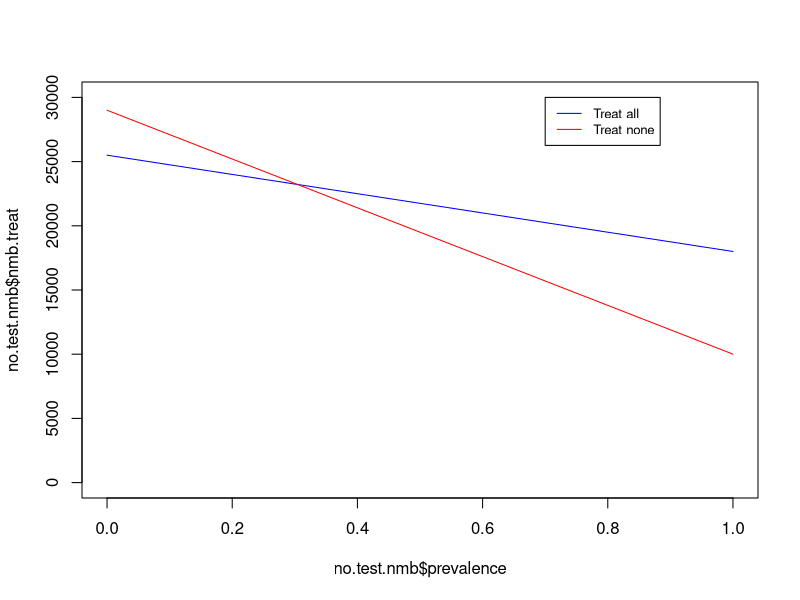
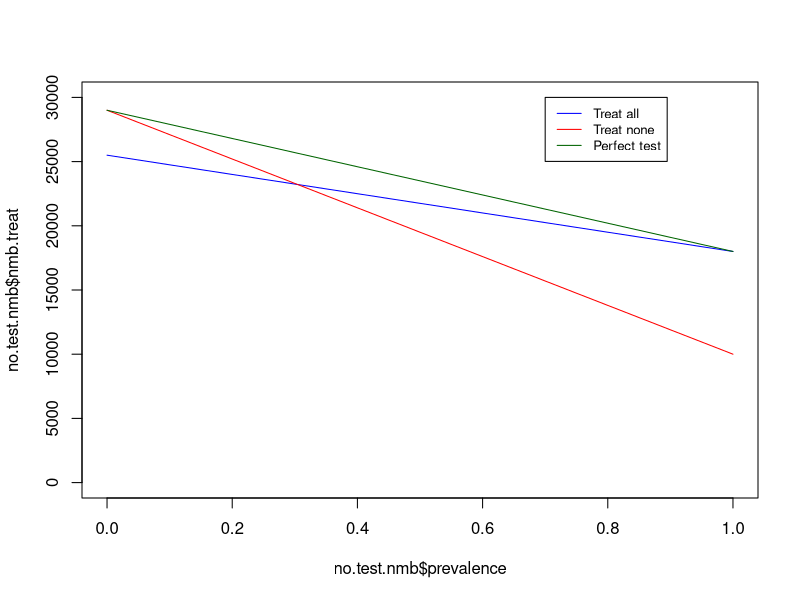
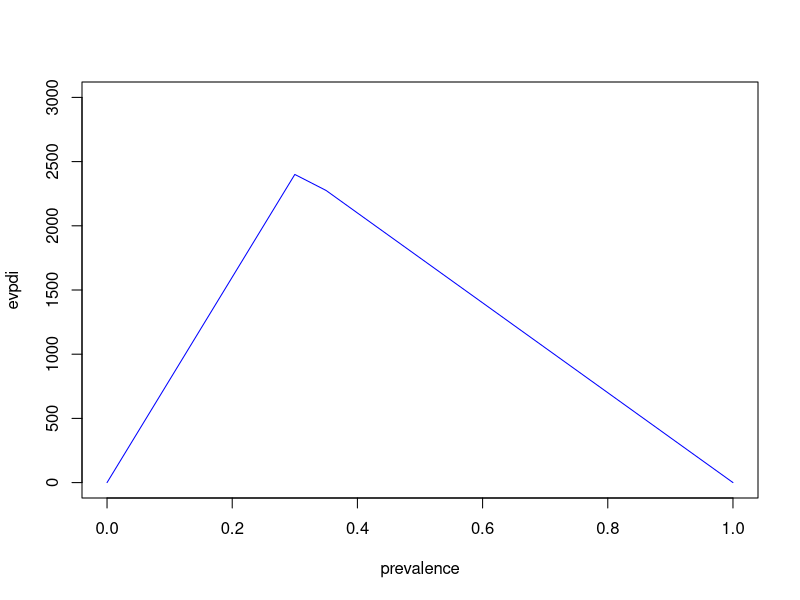
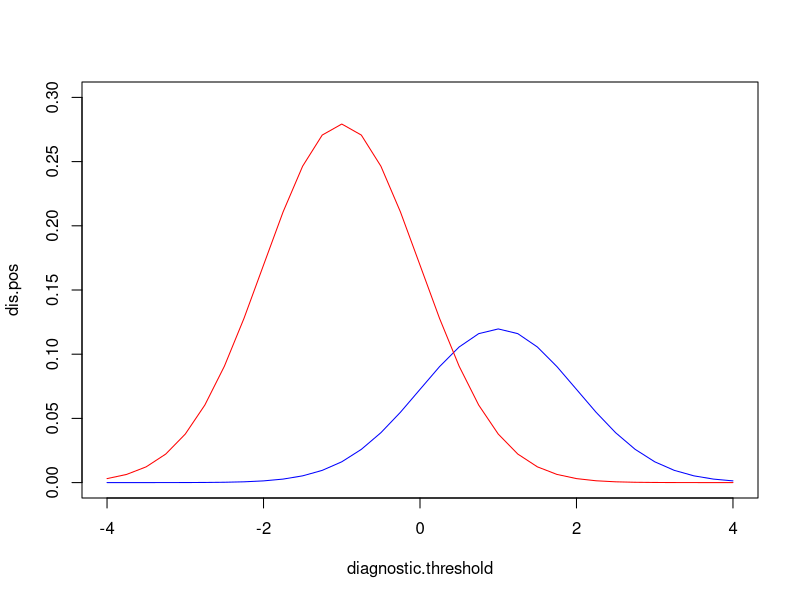
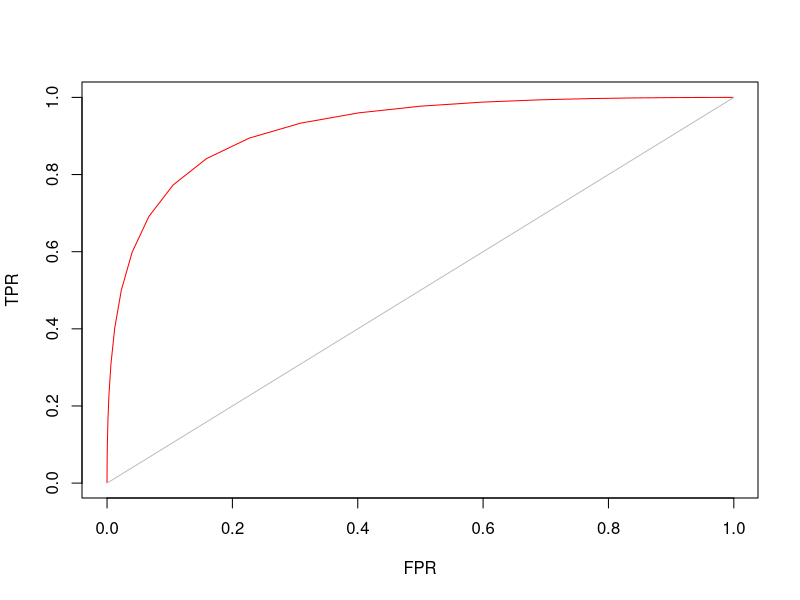
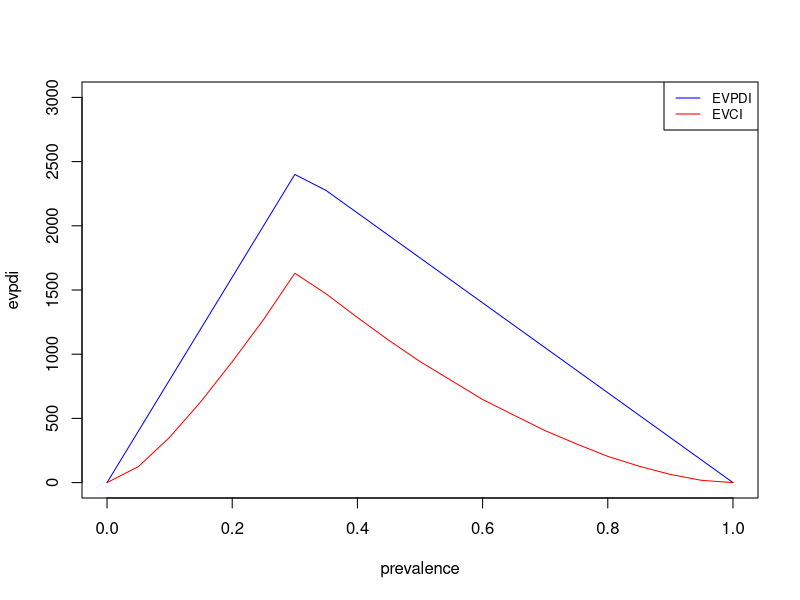
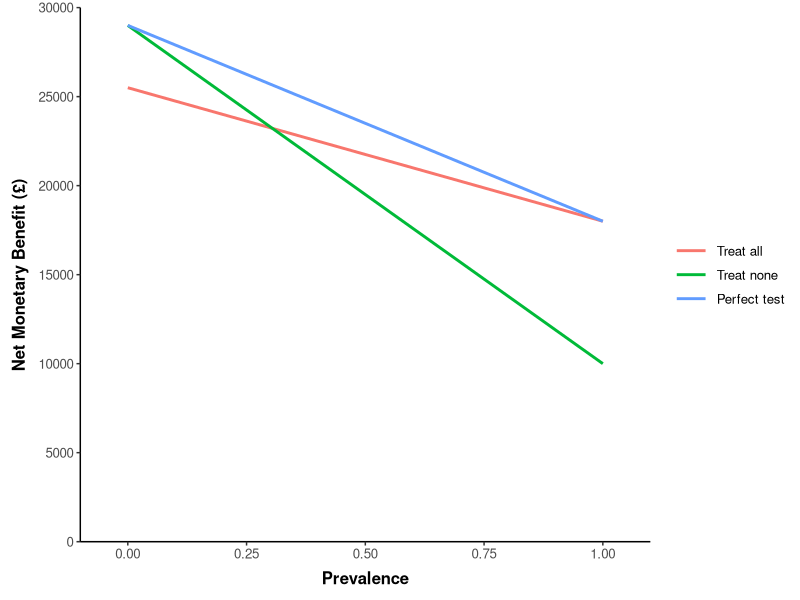
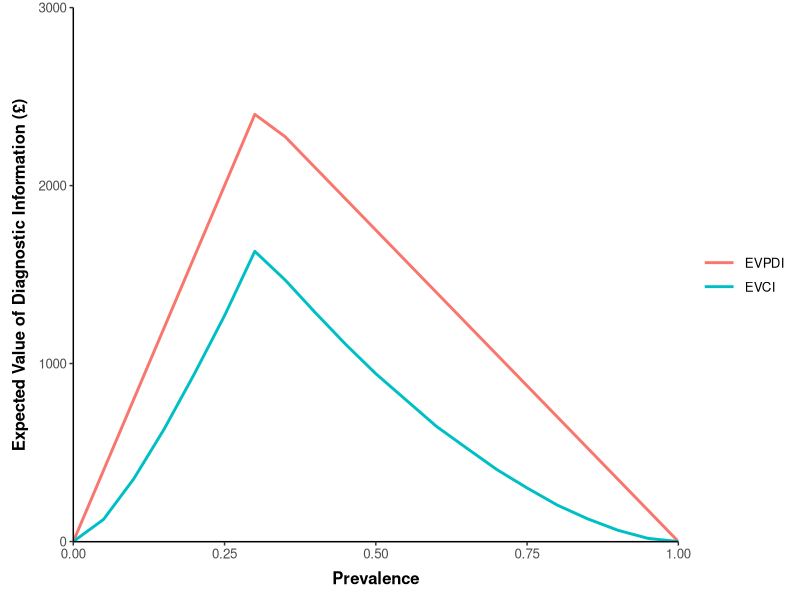

These charts were generated, in order, by the following R code:
#  Decision Modelling for Health Economic Evaluation
#  Foundation Course Exercise 4: SOLUTIONS FILE
#  Authors: Jack Williams and Nichola Naylor 


#### Model Parameters #### 

lambda <- 30000 # This is our willingness to pay threshold
prevalence <- 0.3 # This is the prevalence of the condition

# Here are the outcomes, and the expected costs and QALYs for sick and healthy individuals, treated and not treated. 

outcome.names <- c("Sick person treated", "Sick person not treated", 
                   "Healthy person treated", "Healthy person not treated")
expected.cost <- c(6000, 5000, 3000, 1000)
expected.qaly <- c(0.8, 0.5, 0.95, 1)

# These parameters are combined into a data frame, with the NMB column left blank, to be calculated seperately.
parameter.values <- data.frame(outcome.names, expected.cost, expected.qaly,
                              nmb = NA)

# Estimate the NMB associted with each outcome status: 
parameter.values$nmb <- (expected.qaly * lambda) - expected.cost

# here you can see the expected costs, QALYs and NMB for each possible outcome
parameter.values


# Estimating costs and QALYs associated with treating all vs. treat none 

treat.cost <- prevalence * expected.cost[1] + (1 - prevalence) * expected.cost[3]
notreat.cost <- prevalence * expected.cost[2] + (1 - prevalence) * expected.cost[4]
treat.qaly <- prevalence * expected.qaly[1] + (1 - prevalence) * expected.qaly[3]
notreat.qaly <- prevalence * expected.qaly[2] + (1 - prevalence) * expected.qaly[4]

expected.values <- data.frame(strategy =  c("Treat all", "Treat none"),
                           expected.cost = c(treat.cost, notreat.cost), 
                           expected.qaly = c(treat.qaly, notreat.qaly), 
                           nmb = NA)

expected.values$nmb <- (expected.values$expected.qaly * lambda) - expected.values$expected.cost 

# You can view the expected cost, QALY and NMB values at the prevalence defined
expected.values



# Evaluate NMB across a range of prevalence values

## We can create a function to calcualte NMB for sick and healthy patients (across prevalence values)  
est.nmb <- function(prev, parameters = parameter.values, lam = lambda){
  ## FUNCTION: a function that calculates net monetary benefit for sick and health patients
  ## INPUTS: prev - a numeric values of prevalence, 
  ##         parameters - a data.frame containing "expected.cost" and "expected.qaly" columns
  ##         and row order corresponds to sick person treated, sick person not treated, healthy person treated, healthy person not treated
  ##         lam = a numeric value representing a willingness-to-pay threshold value
  ## OUTPUTS: a data.frame outputting the prevalence used and the calculated
  ##          net monetary benefit for treated and not treated
  
  # Treatment - look up correct costs and outcomes for treated
  cost.sick <-  parameters$expected.cost[1]
  cost.healthy <-  parameters$expected.cost[3]

  qaly.sick <-  parameters$expected.qaly[1]
  qaly.healthy <-  parameters$expected.qaly[3]

  cost.treat <- prev * cost.sick + (1-prev) * cost.healthy
  qaly.treat <- prev * qaly.sick + (1-prev) * qaly.healthy

  nmb.treat <- (qaly.treat * lam) - cost.treat

  # No treatment- look up correct costs and outcomes for not treated

  cost.sick <-  parameters$expected.cost[2]
  cost.healthy <-  parameters$expected.cost[4]

  qaly.sick <-  parameters$expected.qaly[2]
  qaly.healthy <-  parameters$expected.qaly[4]

  cost.notreat <- prev * cost.sick + (1-prev) * cost.healthy
  qaly.notreat <- prev * qaly.sick + (1-prev) * qaly.healthy

  nmb.notreat <- (qaly.notreat * lam) - cost.notreat
  
  ## Alternative if NMB already estimated 
  # nmb.treat <- prev * parameters$nmb[1] + (1-prev)*parameters$nmb[3]
  # nmb.notreat <- prev * parameters$nmb[2] + (1-prev)*parameters$nmb[4]
  
  
  return(data.frame(prevalence = prev, 
                    nmb.treat = nmb.treat, 
                    nmb.notreat = nmb.notreat))
}


## We can now estimate the NMB of treating or not treating at any prevalence 
# At a low prevalence (10%), NMB is higher for not treating
# But at higher prevalence NMB is higher for treating everyone
est.nmb(prev = 0.1)
est.nmb(prev = 0.4)

# Now pass a vector of prevalence values into the function
prevalence.vector <- seq(from = 0, to = 1, by = 0.05)

# estimate the NMB across prevalence values, and save this 
no.test.nmb <- est.nmb(prev = prevalence.vector)
no.test.nmb


# We can create a plot in base R to observe the results
# Note - we will be updating this plot in the next section
plot(no.test.nmb$prevalence, no.test.nmb$nmb.treat, type="l", col = "blue", ylim = c(0, 30000))
  lines(no.test.nmb$prevalence, no.test.nmb$nmb.notreat, col = "red")
  legend(0.7, 30000, legend=c("Treat all", "Treat none"), col=c("blue", "red"), 
         lty = 1, cex = 0.8)
  


#### Expected value of a perfect test ####

# In this example, we will assume that all sick patients are treated, and all healthy patients are not


est.nmb.perfect.test <- function(prev, parameters = parameter.values, lam = lambda){
  ## FUNCTION: a function that calculates net monetary benefit for  a perfect test
  ## INPUTS: prev - a numeric values of prevalence, 
  ##         parameters - a data.frame containing "expected.cost", "expected.qaly" and "nmb" columns
  ##         and row order corresponds to sick person treated, sick person not treated, healthy person treated, healthy person not treated
  ##         lam = a numeric value representing a willingness-to-pay threshold value
  ## OUTPUTS: a data.frame outputting the prevalence used and the calculated
  ##          net monetary benefit from a perfect test at that prevalence level
  
  # Perfect test means sick is treated (i.e. row value 1 for expected values table)
  # whilst healthy is not treated (i.e. row value 4 from expected values table)
  # So we eliminate sick person not treated (row 2), and health person treated (row 3)
  
  cost.sick <-  parameters$expected.cost[1] 
  cost.healthy <-  parameters$expected.cost[4] 
  
  qaly.sick <-  parameters$expected.qaly[1] 
  qaly.healthy <-  parameters$expected.qaly[4] 
  
  cost <- prev * cost.sick + (1-prev) * cost.healthy
  qaly <- prev * qaly.sick + (1-prev) * qaly.healthy
  
  nmb.perfect <- (qaly * lam) - cost
  
  # # Alternative if NMB already estimated
  # nmb.perfect <- prev * parameters$nmb[1] + (1-prev)*parameters$nmb[4]

  return(data.frame(prevalence = prev, 
                    nmb = nmb.perfect))
}

## Next, run the function and check the results 
  # First run the function with the 30% prevalence, then use the prevalence.values previously stored
  
est.nmb.perfect.test(prev = 0.3)
est.nmb.perfect.test(prev = prevalence.vector)

perfect.test.nmb <- est.nmb.perfect.test(prev = prevalence.vector)

## Compare the results of no.test.nmb (calculated using the est.nmb function) 
# and the perfect.test.nmb (calcualted from the est.nmb.perfect.test function)
no.test.nmb
perfect.test.nmb

## We can also plot the results of the these tables

plot(no.test.nmb$prevalence, no.test.nmb$nmb.treat, type="l", col = "blue", ylim = c(0, 30000))
lines(no.test.nmb$prevalence, no.test.nmb$nmb.notreat, col = "red")
lines(perfect.test.nmb$prevalence, perfect.test.nmb$nmb, col = "dark green")
legend(0.7, 30000, legend=c("Treat all", "Treat none", "Perfect test"), col=c("blue", "red", "dark green"), 
       lty = 1, cex = 0.8)


# Estimate the Expected Value of Perfect Diagnostic Information (EVPDI) 

# The EVPDI is the difference between the expected value of a perfect test and 
# the expected value of the optimal course of action (treat All or treat None) in the absence of a test.

# First, look again at the results of the NMB with no test available 
no.test.nmb

# Now we can use the apply function to derive the maximum NMB from each strategy, and add to current table
no.test.nmb$nmb.max <- apply(no.test.nmb[,2:3], 1, max)

## Now take a look at the current table, displaying the maximum NMB for each prevalence (without a test)
# We can compare this to the NMB with a perfect test

no.test.nmb
perfect.test.nmb


## We can now compare this to the values expected from a perfect test
evpdi <- perfect.test.nmb$nmb - no.test.nmb$nmb.max

# and create a data.frame to store the results
evpdi.table <- data.frame(prevalence = prevalence.vector, evpdi = evpdi)
evpdi.table

# We can create a simple plot of the expected value of perfect diagnostic information, by prevalence:
plot(evpdi.table, type="l", col = "blue", ylim = c(0, 3000))



#### Expected Value of Clinical Information (EVCI) from an (imperfect) diagnostic test ####

test.char <- c(positive.mean = 1, positive.sd = 1, 
               negative.mean = -1, negative.sd = 1)

# You can see the test characteristics here
test.char


# Set a range of diagnostic threshold values
diagnostic.threshold <- seq(from = -4, to = 4, by = 0.25)

# Diagnostic positive and negative values, at different diagnostic thresholds
# These are estimated using the normal distribution 
dis.pos <- prevalence * dnorm(diagnostic.threshold, mean = test.char[1], sd = test.char[2])
dis.neg <- (1 - prevalence) * dnorm(diagnostic.threshold, mean = test.char[3], sd = test.char[4])

biomarker.dist <- data.frame(diagnostic.threshold, dis.pos, dis.neg)

# We can view the table, and round to 4 decimal places to help view the numbers
round(biomarker.dist, 4)

# And here we can plot the numbers to re-create the video 
# (note we can use the data frame columns (biomarker.dist), or the vectors that formed the data frame)
plot(diagnostic.threshold, dis.pos, type="l", col = "blue", ylim = c(0, 0.3))
lines(diagnostic.threshold, dis.neg, col = "red")


## True Positive Rate and False Positive Rate 
TPR <- 1 - pnorm(diagnostic.threshold, test.char[1], test.char[2])
FPR <- 1 - pnorm(diagnostic.threshold, test.char[3], test.char[4])

# We can view these alongside the diagnostic thresholds 
positive.rate <- data.frame(diagnostic.threshold, TPR, FPR)


# Plot to view TPR and FPR (Receiver Operating Characteristic (ROC) curve)
plot(FPR, TPR, type="l", col = "red")
# and we can add a diagonal line too
lines(c(0,1),(c(0,1)), col = "grey")


#### Expected Value of Clinical Information #### 

# We can now estimate the number of true and false, negatives and positives 
true.pos <- prevalence * TPR 
false.neg <- prevalence * (1 - TPR) 
false.pos <- (1 - prevalence) * FPR 
true.neg <- (1 - prevalence) * (1 - FPR) 

# Table showing diagnostic accuracy of the imperfect test
diag.accuracy <- data.frame(true.pos, false.neg, false.pos, true.neg,
                            nmb.test = 0)

# Now combine the original NMB values (from parameter data frame) to estimate NMB as 
# a function of the diagnostic accuracy 
parameter.values$nmb 

# To combine the NMB payoff values with the diagnostic accuracy data, we first create a blank 
# vector to store the total NMB value at each diagnostic threshold
nmb.test.vec <- rep(0, length(diagnostic.threshold))

# Next, we can create a loop to multiply NMB payoffs with diagnostic accuracy, and save the sum of
# these values, at each diagnostic threshold
for(i in 1:length(diagnostic.threshold)){
  nmb.test.vec[i] <- sum(diag.accuracy[i,] * parameter.values$nmb)
}  

# ## Note: An alternative method is to write a function into apply      
# nmb.test.vec <- apply(diag.accuracy, 1, function(x) sum(x * parameter.values$nmb))

# We can view the output of the calculation here
# This is the NMB associated with the imperfect diagnostic test
data.frame(diagnostic.threshold, nmb.test.vec)    

# We can add these results onto the diagnostic accuracy data.frame 
diag.accuracy$nmb <- nmb.test.vec


# Calculate the EVCI

# First, remind yourself of the est.nmb() function from earlier

est.nmb(prev = prevalence.vector)

est.evci <- function(prev, diag = diagnostic.threshold, test = test.char, 
                     nmb.input = parameter.values$nmb, nmb.notest = no.test.nmb){
  ## FUNCTION:  calculates the diagnostic accuracy and associated NMB 
  ##            of an imperfect test (similar to calculations above) and also estimates the NMB 
  ##            in the absense of any test, to estimate the Expected Value of Clinical Information 
  ## INPUTS: prev - a numeric values of prevalence, 
  ##         diagnostic threshold - a vector of diagnostic threshold numeric values
  ##         test - a vector of test characteristics 
  ##         nmb.input - numeric vector of NMB values from different treatment pathways
  ##         nmb.notest - data.frame output similar structure to no.test.nmb
  ## OUTPUTS: a data.frame outputting the prevalence used and the calculated
  ##          net monetary benefit from a perfect test at that prevalence level
  
  # true and false positive rate
  TPR <- 1 - pnorm(diag, test[1], test[2])
  FPR <- 1 - pnorm(diag, test[3], test[4])
  
  # calculate nmb for diagnostic outcomes
  
  prev.matrix <- matrix(prev, nrow = length(TPR), ncol = length(prev), byrow = TRUE)
  colnames(prev.matrix) <- prev
  rownames(prev.matrix) <- diag
  
  true.pos.nmb <- TPR * nmb.input[1] * prev.matrix
  false.neg.nmb <- (1 - TPR)  * nmb.input[2] * prev.matrix
  false.pos.nmb <-  FPR * nmb.input[3]  * (1 - prev.matrix)
  true.neg.nmb <-  (1 - FPR) * nmb.input[4]  * (1 - prev.matrix)
    
  total.nmb.matrix <- true.pos.nmb + false.neg.nmb + false.pos.nmb + true.neg.nmb
  
  # get the max nmb for each prevalence value 
  
  max.nmb.test <- apply(total.nmb.matrix, 2, max) # this derives the maximum value from each column 
  
  nmb.notest <- est.nmb(prev = prev)
  
  max.nmb.notest <- apply(nmb.notest[,2:3], 1, max) # this derives the maximum value for each row (prevalence by rows in this table)
  
  evci <- data.frame(prev, 
                     nmb.notest = max.nmb.notest, 
                     nmb.imperfect.test = max.nmb.test,
                     evci = max.nmb.test - max.nmb.notest)
  
  return(evci)
    
}


# Try the est.EVCI at the 30% prevalence 
est.evci(prev = 0.3)


# Save the EVCI results across a range of prevalence
evci <- est.evci(prev = prevalence.vector)

# You can view the results using the round function 
round(evci, 2)


# We can create a plot of the EVCI compared to the EVPDI calculated earlier

plot(evpdi.table, type="l", col = "blue", ylim = c(0, 3000))
lines(evci$prev, evci$evci, col = "red")
legend("topright", legend=c("EVPDI", "EVCI"), col=c("blue", "red"), 
       lty = 1, cex = 0.8)

### Additional ggplot Graphs ####

library(reshape2)
library(ggplot2)

# NMB plot

nmb.plot.data <- cbind(no.test.nmb[,1:3], perfect.test.nmb[,2])
colnames(nmb.plot.data) <- c("Prevalence", "Treat all", "Treat none", "Perfect test")
nmb.plot.data.long <- reshape2::melt(nmb.plot.data, id.vars = c("Prevalence"))

nmb.plot  <-  ggplot(nmb.plot.data.long) + 
  geom_line(aes(x=Prevalence, y=value, colour = variable), size=1) + 
  labs(x = "Prevalence", text = element_text(size=10)) + 
  labs(y = "Net Monetary Benefit (£)", text = element_text(size=10)) + theme_classic() +
  theme(legend.title = element_blank(), axis.title=element_text(face="bold"), 
        axis.title.x = element_text(margin = margin(t = 7, r = 0, b = 3, l = 0)), 
        axis.title.y = element_text(margin = margin(t = 0, r = 7, b = 0, l = 3)), 
        panel.grid.major = element_blank(), panel.grid.minor = element_blank(), 
        legend.key.width=unit(1.8,"line"), text = element_text(size=12)) + 
  scale_x_continuous(expand = c(0, 0.1)) + 
  scale_y_continuous(limits = c(0,30000), breaks=seq(0,30000,5000),  expand = c(0, 0))

nmb.plot

# EVDI plot

evci.plot.data <- cbind(evpdi.table, evci$evci)
colnames(evci.plot.data) <- c("Prevalence", "EVPDI", "EVCI") 
evci.plot.data.long <- reshape2::melt(evci.plot.data, id.vars = c("Prevalence"))

evdi.plot  <-  ggplot(evci.plot.data.long) + 
  geom_line(aes(x=Prevalence, y=value, colour=variable), size=1) + 
  labs(x = "Prevalence", text = element_text(size=10)) + 
  labs(y = "Expected Value of Diagnostic Information (£)", text = element_text(size=10)) + theme_classic() +
  theme(legend.title = element_blank(), axis.title=element_text(face="bold"), 
        axis.title.x = element_text(margin = margin(t = 7, r = 0, b = 3, l = 0)), 
        axis.title.y = element_text(margin = margin(t = 0, r = 7, b = 0, l = 3)), 
        panel.grid.major = element_blank(), panel.grid.minor = element_blank(), 
        legend.key.width=unit(1.8,"line"), text = element_text(size=12)) + 
  scale_x_continuous(expand = c(0, 0)) + 
  scale_y_continuous(limits = c(-1,3000), expand = c(0, 0))

evdi.plot

# Diagnostic threshold

head(biomarker.dist)
colnames(biomarker.dist) <- c("Diagnostic", "Disease Positive", "Disease Negative")
biomarker.dist.long <- reshape2::melt(biomarker.dist, id.vars = c("Diagnostic"))

diag.plot  <-  ggplot(biomarker.dist.long) + 
  geom_line(aes(x=Diagnostic, y=value, colour=variable), size=1) + 
  labs(x = "Diagnostic Threshold", text = element_text(size=10)) + 
  labs(y = "", text = element_text(size=10)) + theme_classic() +
  theme(legend.title = element_blank(), axis.title=element_text(face="bold"), 
        axis.title.x = element_text(margin = margin(t = 7, r = 0, b = 3, l = 0)), 
        axis.title.y = element_text(margin = margin(t = 0, r = 7, b = 0, l = 3)), 
        panel.grid.major = element_blank(), panel.grid.minor = element_blank(), 
        legend.key.width=unit(1.8,"line"), text = element_text(size=12)) + 
  scale_x_continuous(expand = c(0, 0.1)) 
  
diag.plot

# ROC plot 

roc.data <- data.frame(TPR, FPR)

roc.plot  <-  ggplot(roc.data) + 
  geom_line(aes(x=FPR, y=TPR), size=1) + 
  labs(x = "False Positive Rate (1-Specificity)", text = element_text(size=10)) + 
  labs(y = "True Positive Rate (Sensitivity)", text = element_text(size=10)) + theme_classic() +
  theme(legend.title = element_blank(), axis.title=element_text(face="bold"), 
        axis.title.x = element_text(margin = margin(t = 7, r = 0, b = 3, l = 0)), 
        axis.title.y = element_text(margin = margin(t = 0, r = 7, b = 0, l = 3)), 
        panel.grid.major = element_blank(), panel.grid.minor = element_blank(), 
        legend.key.width=unit(1.8,"line"), text = element_text(size=12)) + 
  scale_x_continuous(limits = c(0,1), breaks=seq(0,1,0.2), expand = c(0, 0.01)) + 
  scale_y_continuous(limits = c(0,1), breaks=seq(0,1,0.2), expand = c(0, 0.01))

roc.plot


